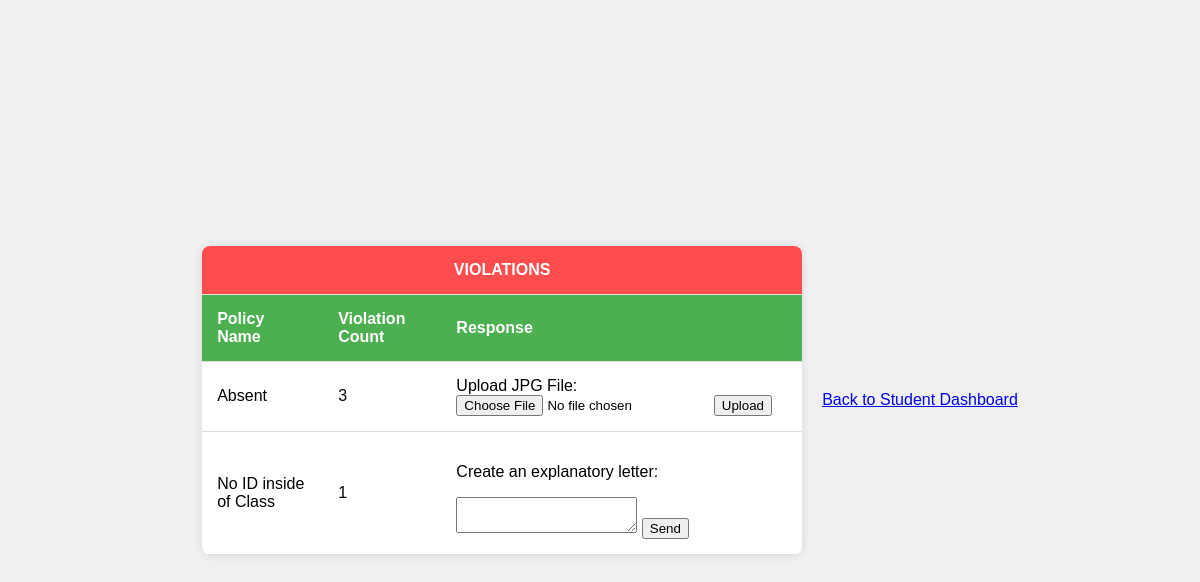
The page /inputviolationfinal.php (signed in) on the database its author committed.
### tables this page shows
CREATE TABLE `violations` (
  `violation_id` int(11) NOT NULL,
  `studentid` int(11) DEFAULT NULL,
  `policynum` int(11) DEFAULT NULL,
  `violationcount` int(4) DEFAULT NULL
);

CREATE TABLE `policy` (
  `policynum` int(11) NOT NULL,
  `policyname` varchar(50) NOT NULL,
  `count` int(1) NOT NULL,
  `response` varchar(100) NOT NULL,
  `totalStudent` int(3) NOT NULL DEFAULT 0
);

### inputviolationfinal.php (the view, shortened to what this page needs)
<?php
include('server.php');
$studentID = $_SESSION['studentid'];
$violationsQuery = "SELECT violations.violation_id,violations.violationcount, policy.policyname, policy.policynum FROM violations
                    INNER JOIN policy ON violations.policynum = policy.policynum
                    WHERE studentid = '$studentID'";
$violationsResult = $db->query($violationsQuery);
if ($violationsResult) {
?>
<!DOCTYPE html>
<html lang='en'>
<head>
</head>
<body>
    <table>
        <th colspan="3" style="text-align: center; background-color: #ff4d4d">VIOLATIONS</th>
<?php
    if ($violationsResult->num_rows > 0) {
        echo "<tr>
                <th>Policy Name</th>
                <th>Violation Count</th>
                <th>Response</th>
              </tr>";
        while ($violation = $violationsResult->fetch_assoc()) {
            $maxCountQuery = "SELECT count, response FROM policy WHERE policynum = '" . $violation['policynum'] . "'";
            $maxCountResult = $db->query($maxCountQuery);
            $maxCountRow = $maxCountResult->fetch_assoc();
            $maxCount = $maxCountRow ? $maxCountRow["count"] : 0;
            $typeofresponse = $maxCountRow ? $maxCountRow["response"] : '';
            echo "<tr>";
            echo "<td>" . $violation["policyname"] . "</td>";
            echo "<td>" . $violation["violationcount"] . "</td>";
            if ($violation["violationcount"] >= $maxCount) {
                if($typeofresponse == "Upload JPG File") {
                    echo "<td>";
                    echo '<form action="uploadresponse.php" method="post" enctype="multipart/form-data">';
                    echo '  Upload JPG File: ';
                    echo '  <input type="file" name="jpgfile" required>';
                    echo '  <button type="submit" name="submitjpg">Upload</button>';
                    echo '</form>';
                    echo "</td>";
                } elseif ($typeofresponse == "Construct Explanatory Letter") {
                    echo "<td>";
                    echo '<p>Create an explanatory letter:</p>';
                    echo '<form action="uploadresponse.php" method="post" enctype="multipart/form-data">';
                    echo '    <textarea name="paragraph" required></textarea>';
                    echo '    <button type="submit" name="submittext">Send</button>';
                    echo '</form>';
                    echo "</td>";
                }
            } else {
                echo "<td>No response needed</td>";
            }
            echo "</tr>";
        }
    } else {
        echo '<tr><td colspan="3"><p>No violations found for the student.</p></td></tr>';
    }
}
?>
    </table>
    <br><a href='indexstudent.php'>Back to Student Dashboard</a>
</body>
</html>

### inputviolationfinal.php (style rules this page uses)
body { font-family: 'Arial', sans-serif; background-color: #f0f0f0; display: flex; align-items: center; justify-content: center; height: 100vh; margin: 0; }
table { border-collapse: collapse; width: 80%; max-width: 600px; margin: 20px; background-color: #fff; box-shadow: 0 0 10px rgba(0, 0, 0, 0.1); border-radius: 8px; overflow: hidden; }
th, td { padding: 15px; text-align: left; border-bottom: 1px solid #ddd; }
th { background-color: #4CAF50; color: white; }

### rows shown on the page
violations: policynum.policyname "Absent", violationcount "3"
violations: policynum.policyname "No ID inside of Class", violationcount "1"
